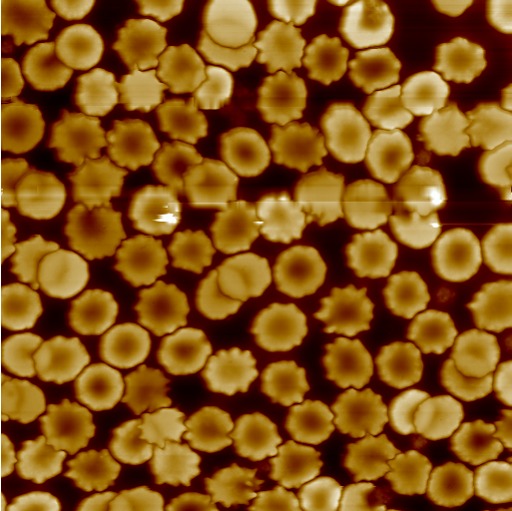
#> input picture python/project(CS)/erythrocyte/unhealth10.bmp, 512 x 511 px, found by its file name
$ python filters.py   (older library calls are emulated)
#> lines starting #> are read from the running program, lines starting #| are printed output that depends on the picture
from copy import copy
import pickle
import cv2
import numpy as np
import matplotlib.pyplot as plt
import multiprocessing as mult
import os
from time import time

from draw_and_show import showCV

dfir=[[1,0],[-1,0],[0,1],[0,-1],[1,1],[-1,1],[1,-1],[-1,-1]]
Rrange=[10,40]

#===================
# [58 lines left out: functions Sobelfilter, Cannyedge, cut_graph, cell_cut, not called in this run]


#dealing graph
def clear_white_edge(graph,white):
#> called with white = (255, 255, 255)
    white_line_wide=0
#> white_line_wide = 0
    m=len(graph)
#> m = 511
    n=len(graph[0])
#> n = 512

    def judge(value,white):
        if type(white)==int:
            if value==white:
                return True
            else:
                return False
        else:
            tf=False
            for i in range(len(white)):
                if value[i]==white[i]:
                    return True
            return False

    for j in range(n):
        i=0
        while i <m:
            if not judge(graph[i][j],white):
                break
            i+=1
        if i<m:
            break
        white_line_wide+=1
#> this loop made 2 passes
#> white_line_wide on pass 1: 1
#> after the loop, white_line_wide = 1
    return np.array([[graph[i][j] for j in range(white_line_wide,n)] for i in range(m)],np.uint8)
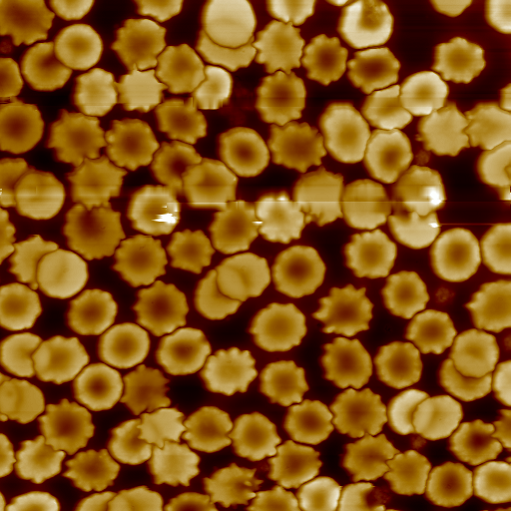
#> returned value: shape (511, 511, 3); mean of channels 0, 1, 2 22.1, 82, 130.5; drawn as B, G, R

# [182 lines left out: functions trace_base_board, seperate_continent, bfsfilter, not called in this run]
#==================================================

if __name__=='__main__':
    path=''#r"C:\CodingWorkSpace\blood\newnew\tide\datas\erythrocyte"
    bmp=".bmp"
    file="unhealth10.bmp"
    #file=health+str(wi+1)+bmp
    print(os.path.join(path,file))
    rgb=clear_white_edge(cv2.imread(os.path.join(path,file)),(255,255,255))
    Ogray=clear_white_edge(cv2.imread(os.path.join(path,file),0),255)
#> call 2 of clear_white_edge, with white = 255
#> in clear_white_edge (call 2), `white_line_wide=0`: white_line_wide = 0
#> the loop in clear_white_edge (call 2), `for j in range(n):` made 2 passes
#> after the loop in clear_white_edge (call 2), `for j in range(n):`: white_line_wide = 1
#> in clear_white_edge (call 2), `return np.array([[graph[i][j] for j in range(white_line_wide,n)] for i..`:
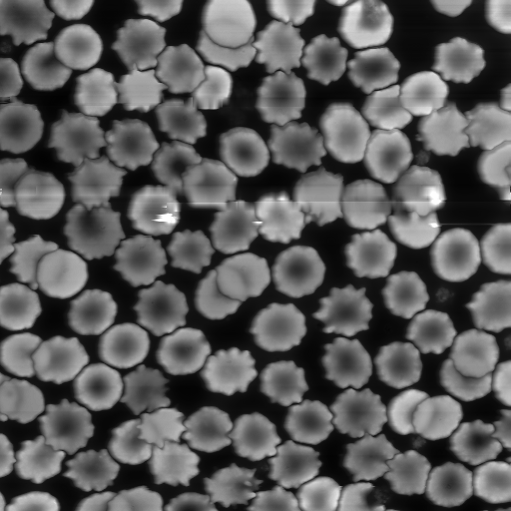
#> returned value: shape (511, 511); min 1, max 255, mean 89.7
    gray=copy(Ogray)
    #16.710177278518678
    t=time()
#> (the run stopped early here; a loop or call above may not have finished)

$ run again, with python/project(CS)/erythrocyte/unhealth1.bmp copied over python/project(CS)/erythrocyte/unhealth10.bmp
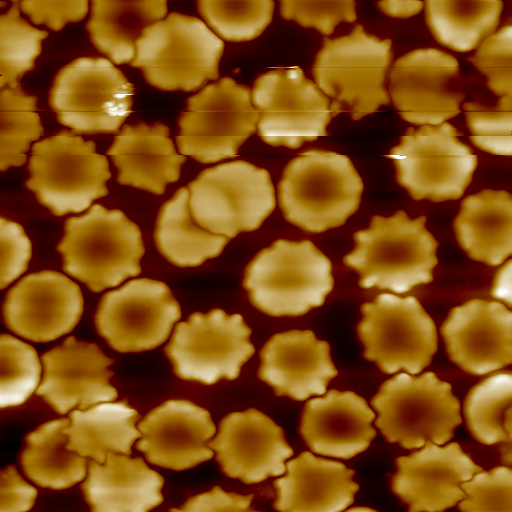
#> input picture python/project(CS)/erythrocyte/unhealth1.bmp, 512 x 512 px, found by its file name
#> in clear_white_edge, `white_line_wide=0`: white_line_wide = 0
#> m = 512
#> after the loop in clear_white_edge, `for j in range(n):`: white_line_wide = 0
#> in clear_white_edge, returned value is the input picture: shape (512, 512, 3); mean B, G, R 19.3, 78.1, 129
#> in clear_white_edge (call 2), `return np.array([[graph[i][j] for j in range(white_line_wide,n)] for i..`:
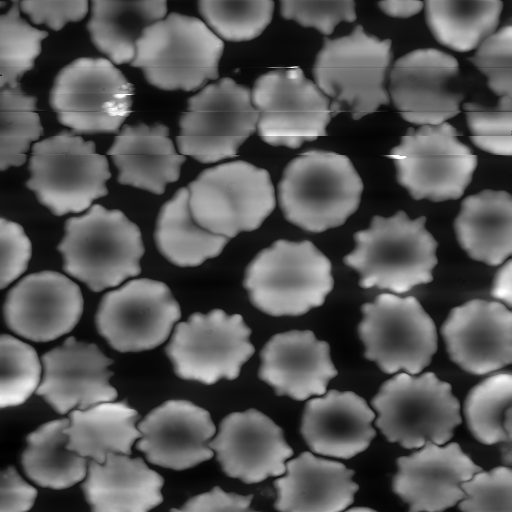
#> returned value: shape (512, 512); min 0, max 254, mean 86.6

$ run again, with python/project(CS)/erythrocyte/unhealth11.bmp copied over python/project(CS)/erythrocyte/unhealth10.bmp
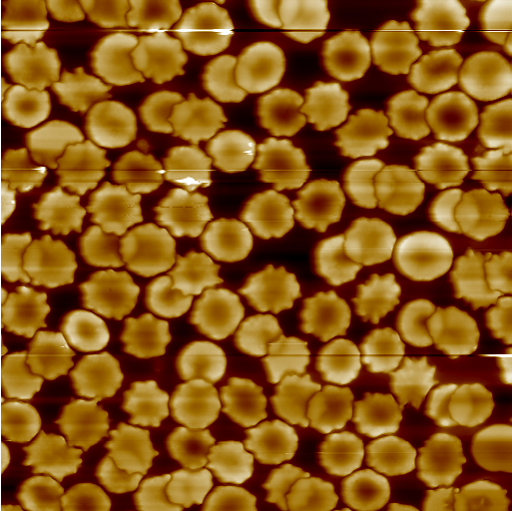
#> input picture python/project(CS)/erythrocyte/unhealth11.bmp, 512 x 511 px, found by its file name
#> in clear_white_edge, `white_line_wide=0`: white_line_wide = 0
#> m = 511
#> n = 512
#> the loop in clear_white_edge, `for j in range(n):` made 2 passes
#> white_line_wide on pass 1: 1
#> after the loop in clear_white_edge, `for j in range(n):`: white_line_wide = 1
#> in clear_white_edge, `return np.array([[graph[i][j] for j in range(white_line_wide,n)] for i..`:
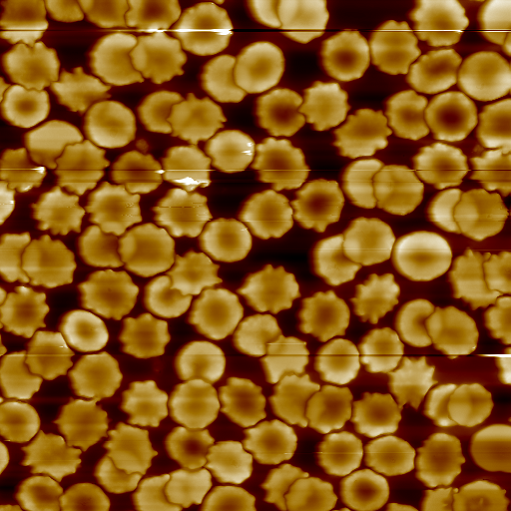
#> returned value: shape (511, 511, 3); mean of channels 0, 1, 2 23.5, 86.4, 135.5; drawn as B, G, R
#> in clear_white_edge (call 2), `white_line_wide=0`: white_line_wide = 0
#> the loop in clear_white_edge (call 2), `for j in range(n):` made 2 passes
#> after the loop in clear_white_edge (call 2), `for j in range(n):`: white_line_wide = 1
#> in clear_white_edge (call 2), `return np.array([[graph[i][j] for j in range(white_line_wide,n)] for i..`:
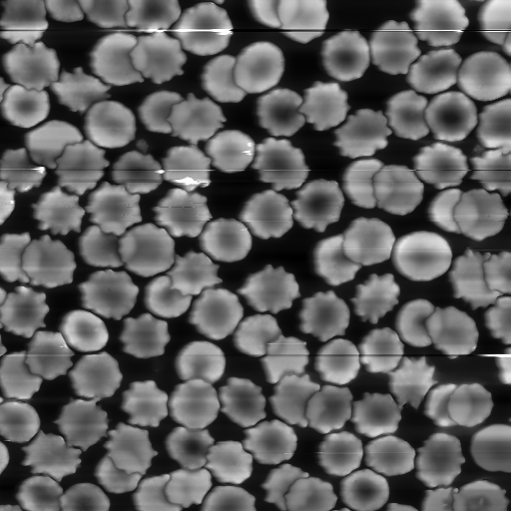
#> returned value: shape (511, 511); min 0, max 255, mean 93.9
